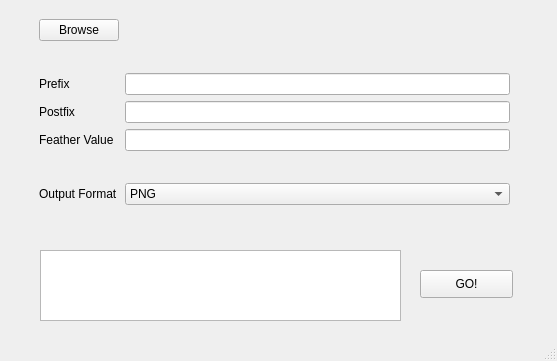
<?xml version="1.0" encoding="UTF-8"?>
<ui version="4.0">
 <class>MainWindow</class>
 <widget class="QMainWindow" name="MainWindow">
  <property name="geometry">
   <rect>
    <x>0</x>
    <y>0</y>
    <width>557</width>
    <height>361</height>
   </rect>
  </property>
  <property name="windowTitle">
   <string>MainWindow</string>
  </property>
  <widget class="QWidget" name="centralwidget">
   <widget class="QWidget" name="formLayoutWidget">
    <property name="geometry">
     <rect>
      <x>39</x>
      <y>19</y>
      <width>471</width>
      <height>206</height>
     </rect>
    </property>
    <layout class="QFormLayout" name="formLayout">
     <item row="0" column="0">
      <widget class="QPushButton" name="browse_button">
       <property name="text">
        <string>Browse</string>
       </property>
      </widget>
     </item>
     <item row="0" column="1">
      <widget class="QLabel" name="browse_label">
       <property name="text">
        <string>&lt;Input Directory&gt;</string>
       </property>
      </widget>
     </item>
     <item row="2" column="0">
      <widget class="QLabel" name="prefix_label">
       <property name="text">
        <string>Prefix</string>
       </property>
      </widget>
     </item>
     <item row="2" column="1">
      <widget class="QLineEdit" name="prefix_input"/>
     </item>
     <item row="3" column="0">
      <widget class="QLabel" name="pstfix_label">
       <property name="text">
        <string>Postfix</string>
       </property>
      </widget>
     </item>
     <item row="3" column="1">
      <widget class="QLineEdit" name="postfix_input"/>
     </item>
     <item row="4" column="0">
      <widget class="QLabel" name="feather_label">
       <property name="text">
        <string>Feather Value</string>
       </property>
      </widget>
     </item>
     <item row="4" column="1">
      <widget class="QLineEdit" name="feather_input"/>
     </item>
     <item row="6" column="0">
      <widget class="QLabel" name="format_label">
       <property name="text">
        <string>Output Format</string>
       </property>
      </widget>
     </item>
     <item row="6" column="1">
      <widget class="QComboBox" name="format_menu">
       <item>
        <property name="text">
         <string>PNG</string>
        </property>
       </item>
       <item>
        <property name="text">
         <string>JPG</string>
        </property>
       </item>
      </widget>
     </item>
     <item row="1" column="0">
      <spacer name="horizontalSpacer">
       <property name="orientation">
        <enum>Qt::Horizontal</enum>
       </property>
       <property name="sizeHint" stdset="0">
        <size>
         <width>40</width>
         <height>20</height>
        </size>
       </property>
      </spacer>
     </item>
     <item row="5" column="0">
      <spacer name="horizontalSpacer_2">
       <property name="orientation">
        <enum>Qt::Horizontal</enum>
       </property>
       <property name="sizeHint" stdset="0">
        <size>
         <width>40</width>
         <height>20</height>
        </size>
       </property>
      </spacer>
     </item>
    </layout>
   </widget>
   <widget class="QPushButton" name="go_button">
    <property name="geometry">
     <rect>
      <x>420</x>
      <y>270</y>
      <width>93</width>
      <height>28</height>
     </rect>
    </property>
    <property name="text">
     <string>GO!</string>
    </property>
   </widget>
   <widget class="QTextEdit" name="console_text">
    <property name="geometry">
     <rect>
      <x>40</x>
      <y>250</y>
      <width>361</width>
      <height>71</height>
     </rect>
    </property>
    <property name="readOnly">
     <bool>true</bool>
    </property>
   </widget>
  </widget>
  <widget class="QStatusBar" name="statusbar"/>
 </widget>
 <resources/>
 <connections/>
</ui>
